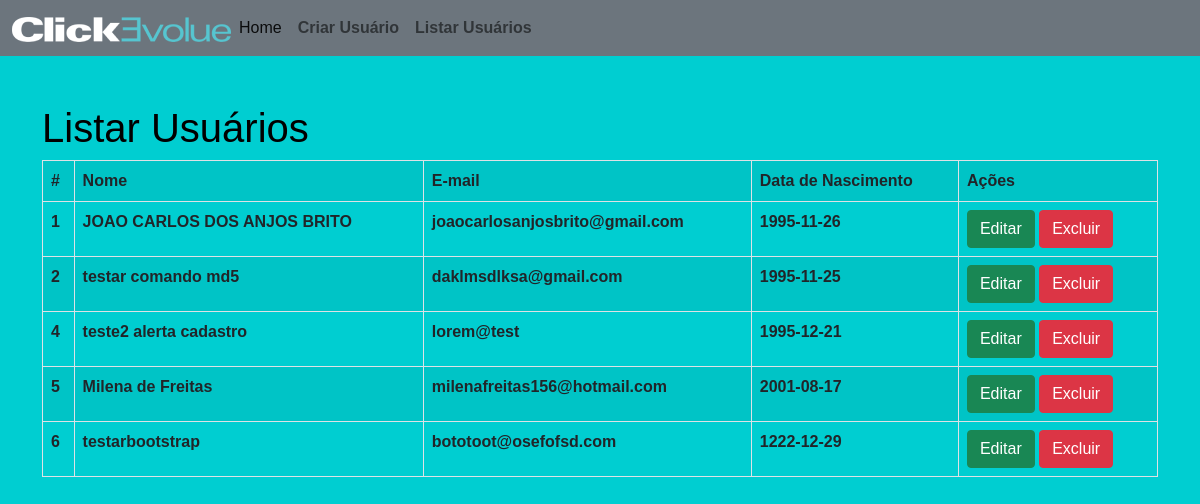
Page /?page=listar on the committed database.
### tables this page shows
CREATE TABLE `usuarios` (
  `id` int(10) UNSIGNED NOT NULL,
  `nome` varchar(45) NOT NULL,
  `email` varchar(255) NOT NULL,
  `senha` varchar(255) NOT NULL,
  `data_nasc` date NOT NULL
);

### listar-usuario.php (the view)
<h1> Listar Usuários </h1>
	<?php
	$sql = "SELECT * FROM usuarios";
	$res = $conn->query($sql);
	$qtd = $res->num_rows;
	if($qtd > 0){
		print "<table class='table table-hover table-striped table-bordered'>";
			print "<tr>";
			print "<th>#</td>";
			print "<th>Nome</td>";
			print "<th>E-mail</td>";
			print "<th>Data de Nascimento</td>";
			print "<th> Ações </th>";
			print "</tr>";
		while($row = $res->fetch_object()){
			print "<tr>";
			print "<td>".$row->id."</td>";
			print "<td>".$row->nome."</td>";
			print "<td>".$row->email."</td>";
			print "<td>".$row->data_nasc."</td>";
			print "<td>
			       <button onclick=\"location.href='?page=editar&id=".$row->id."';\" class='btn btn-success'>Editar</button>
			       <button onclick=\"if(confirm('Tem certeza que deseja excluir?')){location.href='?page=salvar&acao=excluir&id=".$row->id."';}else{false;}\" class='btn btn-danger'>Excluir</button>
			       </td>";
			print "</tr>";
		}
		print "</table>";
	}else{
		print "<p class='alert alert-danger'>Não encontramos nenhum resultado!</p>";
	}
?>

### index.php (shortened to what this page needs)
<!doctype html>
<html lang="pt-BR">
  <head>
    <link href="css/bootstrap.min.css" rel="stylesheet">
    <link rel="stylesheet" type="text/css" href="css/estilo.css">
  </head>
  <body>
   <nav class="navbar navbar-expand-lg navbar-light bg-secondary">
  <div class="container-fluid">
    <img src="imagens/logo-click.png">
    <div class="collapse navbar-collapse" id="navbarNav">
      <ul class="navbar-nav">
        <li class="nav-item">
          <a class="nav-link active" aria-current="page" href="index.php">Home</a>
        </li>
        <li class="nav-item">
          <a class="nav-link" href="?page=novo"><b>Criar Usuário<b></a>
        </li>
        <li class="nav-item">
          <a class="nav-link" href="?page=listar"><b>Listar Usuários<b></a>
        </li>
      </ul>
    </div>
  </div>
</nav>
<div class="container">
	<div class="row">
		<div class="col mt-5">
			<?php
          include("config.php");
          switch (@$_REQUEST["page"]){
	          case "listar":
		          include("listar-usuario.php");
	          break;
          }
?>
		</div>
	</div>
</div>
  </body>
</html>

### css/estilo.css (style rules this page uses)
body { font-family: Arial, sans-serif; background-color: DarkTurquoise; color: black; }
a { color: #606060; text-decoration: black; }

### rows in the picture
usuarios: id "1", nome "JOAO CARLOS DOS ANJOS BRITO", email "joaocarlosanjosbrito@gmail.com", data_nasc "1995-11-26"
usuarios: id "2", nome "testar comando md5", email "daklmsdlksa@gmail.com", data_nasc "1995-11-25"
usuarios: id "4", nome "teste2 alerta cadastro", email "lorem@test", data_nasc "1995-12-21"
usuarios: id "5", nome "Milena de Freitas", email "milenafreitas156@hotmail.com", data_nasc "2001-08-17"
usuarios: id "6", nome "testarbootstrap", email "bototoot@osefofsd.com", data_nasc "1222-12-29"
